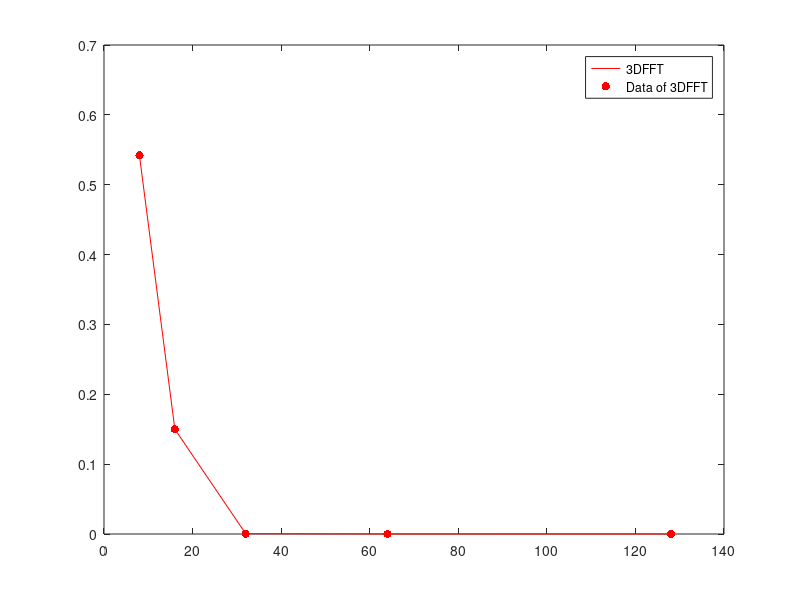

Source code (MATLAB):
Nx=[8,16,32,64,128];
acc=[5.42e-1,1.5e-1,3.95e-4,1.77e-8,1.92e-9];

plot(Nx,acc,'r');
hold on;
scatter(Nx,acc,'r','filled');
hold on;

legend("3DFFT","Data of 3DFFT");